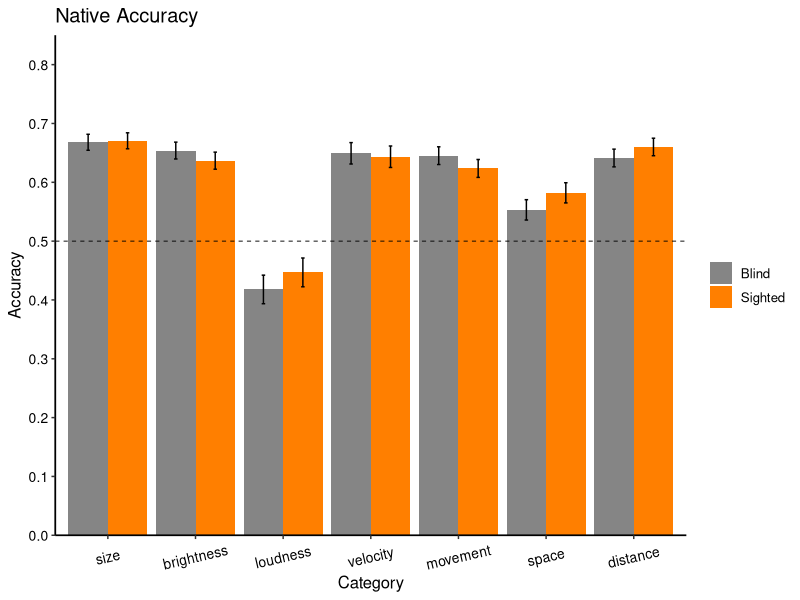
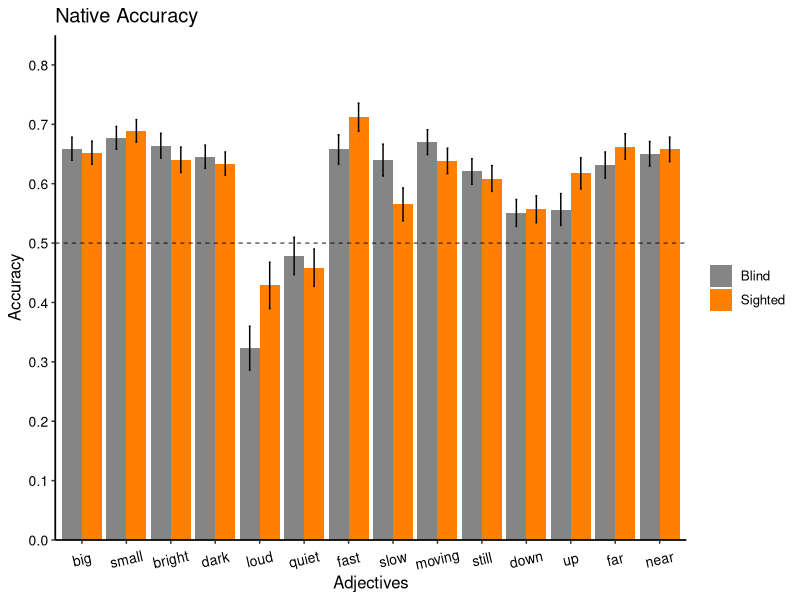

Generate these figures, in order, with R:
## ---- chunk 1
# Load and install (if missing) the recquired packages
list.of.packages <- c("tidyverse", 
                      "knitr", 
                      "reshape2", 
                      "lme4",
                      "nlme",
                      "car")
new.packages <- list.of.packages[!(list.of.packages %in% installed.packages()[,"Package"])]
if(length(new.packages)) install.packages(new.packages)

lapply(list.of.packages, library, character.only = TRUE)

# set script folder as working dir
setwd("~/Documents/R/bottini")
#setwd(dirname(rstudioapi::getActiveDocumentContext()$path))

# set to true to show the code chunk
knitr::opts_chunk$set(echo = TRUE)
## ---- chunk 2

allData<-read.csv("data/allData.csv", header = TRUE)

## ---- chunk 3

allData %>% 
  group_by(pseudoid, group, category) %>% 
  count() %>% 
  pivot_wider(names_from = category, values_from = n) %>% 
  print(n = 46)

## ---- chunk 4

allData$rawAccuracy <- as.integer(allData$response == allData$meaning)

allData %>%
  group_by(group) %>%
  summarize(rawAccuracy = mean(rawAccuracy), 
            .groups = 'keep')

allData$nativeAccuracy <- ifelse(allData$value == 'goodop', 
                                 abs(allData$rawAccuracy - 1), 
                                 allData$rawAccuracy + 0)

allData %>%
  group_by(group) %>%
  summarize(native_acc = mean(nativeAccuracy), 
            .groups = 'keep')

allData %>%
  group_by(group) %>%
  summarize(raw_acc = mean(rawAccuracy), 
            native_acc = mean(nativeAccuracy), 
            .groups = 'keep')

## ---- chunk 5

categoryAccuracy_wide <- allData %>%
  group_by(category, group) %>%
  summarize(rawAccuracy = mean(rawAccuracy), nativeAccuracy = mean(nativeAccuracy), 
            .groups = 'keep') %>% 
  pivot_wider(names_from = group, values_from = c(rawAccuracy, nativeAccuracy))

print(categoryAccuracy_wide)

## ---- chunk 6

categoryAccuracy_tidy <- allData %>%
  group_by(group, category) %>%
  summarize(rawAccuracy_mean = mean(rawAccuracy), nativeAccuracy_mean = mean(nativeAccuracy), 
            rawAccuracy_sd = sd(rawAccuracy), nativeAccuracy_sd = sd(nativeAccuracy),
            n = n(),
            rawAccuracy_se = rawAccuracy_sd / sqrt(n), nativeAccuracy_se = nativeAccuracy_sd / sqrt(n),
            .groups = 'keep')

print(categoryAccuracy_tidy)

ggplot(data = categoryAccuracy_tidy, 
       aes(x = as.factor(category), y = nativeAccuracy_mean, fill = group)) +
  geom_bar(stat="identity", position=position_dodge()) +
  theme_classic() +
  scale_fill_manual(values=c('grey52','darkorange1'), labels=c('Blind', 'Sighted')) +
  scale_y_continuous(limits=c(0, 0.85), breaks=seq(0, 0.85, 0.1), expand = c(0,0)) +
  scale_x_discrete(limits=c("1", "3", "4", "6", "7", "8", "9"),
                   labels = c("size", "brightness", "loudness", "velocity", "movement", "space", "distance")) + 
  geom_errorbar(aes(ymin = nativeAccuracy_mean - nativeAccuracy_se,
                    ymax = nativeAccuracy_mean + nativeAccuracy_se),
                width = .08,
                position = position_dodge(.9)) +
  labs(x="Category", y="Accuracy") +
  ggtitle("Native Accuracy") +
  theme(
    text=element_text(size=12), 
    axis.line = element_line(size = 0.6), 
    axis.text.x = element_text(size=10,colour="black",
                               angle = 13,
                               vjust = .5, 
                               hjust = 0.5), 
    axis.text.y = element_text(size=10, colour='black'), 
    legend.title=element_blank())+
  geom_hline(yintercept=c(0.5), linetype="dashed", colour="black", size=0.3)

## ---- chunk 7

nativeResult <- glmer(nativeAccuracy ~ category + group + category*group +
        (1 | pseudoid) + (1 | language:stimulus), 
      data = allData,
      family = binomial,
      control = glmerControl(optimizer="bobyqa"))

summary(nativeResult)

Anova(nativeResult)

# calculate odd ratio and confidence intervals
se <- sqrt(diag(vcov(nativeResult)))
tab <- cbind(Est = fixef(nativeResult),
             LL = fixef(nativeResult) - 1.96 * se,
             UL = fixef(nativeResult) + 1.96 * se)

# print odd-ratio and confidence interval
print(exp(tab[2:4,]), digits=3)

## ---- chunk 8

cat1 = glmer(nativeAccuracy ~ group +
        (1 | pseudoid) + (1 | language:stimulus),
      subset(allData, category == 1),
      family = binomial,
      control=glmerControl(optimizer="bobyqa"))

summary(cat1)

Anova(cat1)

catOne_EB <- subset(allData, category == 1 & group == 'EB')
binom.test(sum(catOne_EB$grade), nrow(catOne_EB), p = .5)

catOne_SC <- subset(allData, category == 1 & group == 'SC')
binom.test(sum(catOne_SC$grade), nrow(catOne_SC), p = .5)

## ---- chunk 9

cat3 = glmer(nativeAccuracy ~ group +
        (1 | pseudoid) + (1 | language:stimulus),
      subset(allData, category == 3),
      family = binomial,
      control=glmerControl(optimizer="bobyqa"))

summary(cat3)

Anova(cat3)

catThree_EB <- subset(allData, category == 3 & group == 'EB')
binom.test(sum(catThree_EB$grade), nrow(catThree_EB), p = .5)

catThree_SC <- subset(allData, category == 3 & group == 'SC')
binom.test(sum(catThree_SC$grade), nrow(catThree_SC), p = .5)

## ---- chunk 10

cat4 = glmer(nativeAccuracy ~ group +
        (1 | pseudoid) + (1 | language:stimulus),
      subset(allData, category == 4),
      family = binomial,
      control=glmerControl(optimizer="bobyqa"))

summary(cat4)

Anova(cat4)

catFour_EB <- subset(allData, category == 4 & group == 'EB')
binom.test(sum(catFour_EB$grade), nrow(catFour_EB), p = .5)

catFour_SC <- subset(allData, category == 4 & group == 'SC')
binom.test(sum(catFour_SC$grade), nrow(catFour_SC), p = .5)

## ---- chunk 11

cat6 = glmer(nativeAccuracy ~ group +
        (1 | pseudoid) + (1 | language:stimulus),
      subset(allData, category == 6),
      family = binomial,
      control=glmerControl(optimizer="bobyqa"))

summary(cat6)

Anova(cat6)

catSix_EB <- subset(allData, category == 6 & group == 'EB')
binom.test(sum(catSix_EB$grade), nrow(catSix_EB), p = .5)

catSix_SC <- subset(allData, category == 6 & group == 'SC')
binom.test(sum(catSix_SC$grade), nrow(catSix_SC), p = .5)

## ---- chunk 12

cat7 = glmer(nativeAccuracy ~ group +
        (1 | pseudoid) + (1 | language:stimulus),
      subset(allData, category == 7),
      family = binomial,
      control=glmerControl(optimizer="bobyqa"))

summary(cat7)

Anova(cat7)

catSeven_EB <- subset(allData, category == 7 & group == 'EB')
binom.test(sum(catSeven_EB$grade), nrow(catSeven_EB), p = .5)

catSeven_SC <- subset(allData, category == 7 & group == 'SC')
binom.test(sum(catSeven_SC$grade), nrow(catSeven_SC), p = .5)

## ---- chunk 13

cat8 = glmer(nativeAccuracy ~ group +
        (1 | pseudoid) + (1 | language:stimulus),
      subset(allData, category == 8),
      family = binomial,
      control=glmerControl(optimizer="bobyqa"))

summary(cat8)

Anova(cat8)

catEight_EB <- subset(allData, category == 8 & group == 'EB')
binom.test(sum(catEight_EB$grade), nrow(catEight_EB), p = .5)

catEight_SC <- subset(allData, category == 8 & group == 'SC')
binom.test(sum(catEight_SC$grade), nrow(catEight_SC), p = .5)

## ---- chunk 14

cat9 = glmer(nativeAccuracy ~ group +
        (1 | pseudoid) + (1 | language:stimulus),
      subset(allData, category == 9),
      family = binomial,
      control=glmerControl(optimizer="bobyqa"))

summary(cat9)

Anova(cat9)

catNine_EB <- subset(allData, category == 8 & group == 'EB')
binom.test(sum(catNine_EB$grade), nrow(catNine_EB), p = .5)

catNine_SC <- subset(allData, category == 8 & group == 'SC')
binom.test(sum(catNine_SC$grade), nrow(catNine_SC), p = .5)

## ---- chunk 15

big = glmer(nativeAccuracy ~ group +
        (1 | pseudoid) + (1 | language:stimulus),
      subset(allData, meaning == "big"),
      family = binomial,
      control=glmerControl(optimizer="bobyqa"))

summary(big)

Anova(big)

big_EB <- subset(allData, meaning == "big" & group == 'EB')
binom.test(sum(big_EB$grade), nrow(big_EB), p = .5)

big_SC <- subset(allData, meaning == "big" & group == 'SC')
binom.test(sum(big_EB$grade), nrow(big_EB), p = .5)

## ---- chunk 16

small = glmer(nativeAccuracy ~ group +
        (1 | pseudoid) + (1 | language:stimulus),
      subset(allData, meaning == "small"),
      family = binomial,
      control=glmerControl(optimizer="bobyqa"))

summary(small)

Anova(small)

small_EB <- subset(allData, meaning == "small" & group == 'EB')
binom.test(sum(small_EB$grade), nrow(small_EB), p = .5)

small_SC <- subset(allData, meaning == "small" & group == 'SC')
binom.test(sum(small_EB$grade), nrow(small_EB), p = .5)

## ---- chunk 17

bright = glmer(nativeAccuracy ~ group +
        (1 | pseudoid) + (1 | language:stimulus),
      subset(allData, meaning == "bright"),
      family = binomial,
      control=glmerControl(optimizer="bobyqa"))

summary(bright)

Anova(bright)

bright_EB <- subset(allData, meaning == "bright" & group == 'EB')
binom.test(sum(bright_EB$grade), nrow(bright_EB), p = .5)

bright_SC <- subset(allData, meaning == "bright" & group == 'SC')
binom.test(sum(bright_SC$grade), nrow(bright_SC), p = .5)

## ---- chunk 18

dark = glmer(nativeAccuracy ~ group +
        (1 | pseudoid) + (1 | language:stimulus),
      subset(allData, meaning == "dark"),
      family = binomial,
      control=glmerControl(optimizer="bobyqa"))

summary(dark)

Anova(dark)

dark_EB <- subset(allData, meaning == "dark" & group == 'EB')
binom.test(sum(dark_EB$grade), nrow(dark_EB), p = .5)

dark_SC <- subset(allData, meaning == "dark" & group == 'SC')
binom.test(sum(dark_SC$grade), nrow(dark_SC), p = .5)

## ---- chunk 19

loud = glmer(nativeAccuracy ~ group +
        (1 | pseudoid) + (1 | language:stimulus),
      subset(allData, meaning == "loud"),
      family = binomial,
      control=glmerControl(optimizer="bobyqa"))

summary(loud)

Anova(loud)

loud_EB <- subset(allData, meaning == "loud" & group == 'EB')
binom.test(sum(loud_EB$grade), nrow(loud_EB), p = .5)

loud_SC <- subset(allData, meaning == "loud" & group == 'SC')
binom.test(sum(loud_SC$grade), nrow(loud_SC), p = .5)

## ---- chunk 20

quiet = glmer(nativeAccuracy ~ group +
        (1 | pseudoid) + (1 | language:stimulus),
      subset(allData, meaning == "quiet"),
      family = binomial,
      control=glmerControl(optimizer="bobyqa"))

summary(quiet)

Anova(quiet)

quiet_EB <- subset(allData, meaning == "quiet" & group == 'EB')
binom.test(sum(quiet_EB$grade), nrow(quiet_EB), p = .5)

quiet_SC <- subset(allData, meaning == "quiet" & group == 'SC')
binom.test(sum(quiet_SC$grade), nrow(quiet_SC), p = .5)

## ---- chunk 21

fast = glmer(nativeAccuracy ~ group +
        (1 | pseudoid) + (1 | language:stimulus),
      subset(allData, meaning == "fast"),
      family = binomial,
      control=glmerControl(optimizer="bobyqa"))

summary(fast)

Anova(fast)

fast_EB <- subset(allData, meaning == "fast" & group == 'EB')
binom.test(sum(fast_EB$grade), nrow(fast_EB), p = .5)

fast_SC <- subset(allData, meaning == "fast" & group == 'SC')
binom.test(sum(fast_SC$grade), nrow(fast_SC), p = .5)

## ---- chunk 22

slow = glmer(nativeAccuracy ~ group +
        (1 | pseudoid) + (1 | language:stimulus),
      subset(allData, meaning == "slow"),
      family = binomial,
      control=glmerControl(optimizer="bobyqa"))

summary(slow)

Anova(slow)

slow_EB <- subset(allData, meaning == "slow" & group == 'EB')
binom.test(sum(slow_EB$grade), nrow(slow_EB), p = .5)

slow_SC <- subset(allData, meaning == "slow" & group == 'SC')
binom.test(sum(slow_SC$grade), nrow(slow_SC), p = .5)

## ---- chunk 23

moving = glmer(nativeAccuracy ~ group +
        (1 | pseudoid) + (1 | language:stimulus),
      subset(allData, meaning == "moving"),
      family = binomial,
      control=glmerControl(optimizer="bobyqa"))

summary(moving)

Anova(moving)

moving_EB <- subset(allData, meaning == "moving" & group == 'EB')
binom.test(sum(moving_EB$grade), nrow(moving_EB), p = .5)

moving_SC <- subset(allData, meaning == "moving" & group == 'SC')
binom.test(sum(moving_SC$grade), nrow(moving_SC), p = .5)

## ---- chunk 24

still = glmer(nativeAccuracy ~ group +
        (1 | pseudoid) + (1 | language:stimulus),
      subset(allData, meaning == "still"),
      family = binomial,
      control=glmerControl(optimizer="bobyqa"))

summary(still)

Anova(still)

still_EB <- subset(allData, meaning == "still" & group == 'EB')
binom.test(sum(still_EB$grade), nrow(still_EB), p = .5)

still_SC <- subset(allData, meaning == "still" & group == 'SC')
binom.test(sum(still_SC$grade), nrow(still_SC), p = .5)

## ---- chunk 25

down = glmer(nativeAccuracy ~ group +
        (1 | pseudoid) + (1 | language:stimulus),
      subset(allData, meaning == "down"),
      family = binomial,
      control=glmerControl(optimizer="bobyqa"))

summary(down)

Anova(down)

down_EB <- subset(allData, meaning == "down" & group == 'EB')
binom.test(sum(down_EB$grade), nrow(down_EB), p = .5)

down_SC <- subset(allData, meaning == "down" & group == 'SC')
binom.test(sum(down_SC$grade), nrow(down_SC), p = .5)

## ---- chunk 26

up = glmer(nativeAccuracy ~ group +
        (1 | pseudoid) + (1 | language:stimulus),
      subset(allData, meaning == "up"),
      family = binomial,
      control=glmerControl(optimizer="bobyqa"))

summary(up)

Anova(up)

up_EB <- subset(allData, meaning == "up" & group == 'EB')
binom.test(sum(up_EB$grade), nrow(up_EB), p = .5)

up_SC <- subset(allData, meaning == "up" & group == 'SC')
binom.test(sum(up_SC$grade), nrow(up_SC), p = .5)

## ---- chunk 27

far = glmer(nativeAccuracy ~ group +
        (1 | pseudoid) + (1 | language:stimulus),
      subset(allData, meaning == "far"),
      family = binomial,
      control=glmerControl(optimizer="bobyqa"))

summary(far)

Anova(far)

far_EB <- subset(allData, meaning == "far" & group == 'EB')
binom.test(sum(far_EB$grade), nrow(far_EB), p = .5)

far_SC <- subset(allData, meaning == "far" & group == 'SC')
binom.test(sum(far_SC$grade), nrow(far_SC), p = .5)

## ---- chunk 28

near = glmer(nativeAccuracy ~ group +
        (1 | pseudoid) + (1 | language:stimulus),
      subset(allData, meaning == "near"),
      family = binomial,
      control=glmerControl(optimizer="bobyqa"))

summary(near)

Anova(near)

near_EB <- subset(allData, meaning == "near" & group == 'EB')
binom.test(sum(near_EB$grade), nrow(near_EB), p = .5)

near_SC <- subset(allData, meaning == "near" & group == 'SC')
binom.test(sum(near_SC$grade), nrow(near_SC), p = .5)

## ---- chunk 29

adjAccuracy_tidy <- allData %>%
  group_by(group, meaning) %>%
  summarize(rawAccuracy_mean = mean(rawAccuracy), nativeAccuracy_mean = mean(nativeAccuracy), 
            rawAccuracy_sd = sd(rawAccuracy), nativeAccuracy_sd = sd(nativeAccuracy),
            n = n(),
            rawAccuracy_se = rawAccuracy_sd / sqrt(n), nativeAccuracy_se = nativeAccuracy_sd / sqrt(n),
            .groups = 'keep')
print(categoryAccuracy_tidy)

ggplot(data = adjAccuracy_tidy, 
       aes(x = as.factor(meaning), y = nativeAccuracy_mean, fill = group)) +
  geom_bar(stat="identity", position=position_dodge()) +
  theme_classic() +
  scale_fill_manual(values=c('grey52','darkorange1'), labels=c('Blind', 'Sighted')) +
  scale_y_continuous(limits=c(0, 0.85), breaks=seq(0, 0.85, 0.1), expand = c(0,0)) +
  scale_x_discrete(limits=c("big", "small", "bright", "dark", "loud", "quiet", "fast", "slow", "moving", "still", "down", "up", "far", "near"),
                   labels = c("big", "small", "bright", "dark", "loud", "quiet", "fast", "slow", "moving", "still", "down", "up", "far", "near")) +
  
    geom_errorbar(aes(ymin = nativeAccuracy_mean - nativeAccuracy_se,
                    ymax = nativeAccuracy_mean + nativeAccuracy_se),
                width = .08,
                position = position_dodge(.9)) +
  
  labs(x="Adjectives", y="Accuracy") +
  ggtitle("Native Accuracy") +
  theme(
    text=element_text(size=12), 
    axis.line = element_line(size = 0.6), 
    axis.text.x = element_text(size=10,colour="black",
                               angle = 13,
                               vjust = .5, 
                               hjust = 0.5), 
    axis.text.y = element_text(size=10, colour='black'), 
    legend.title=element_blank())+
  geom_hline(yintercept=c(0.5), linetype="dashed", colour="black", size=0.3)


